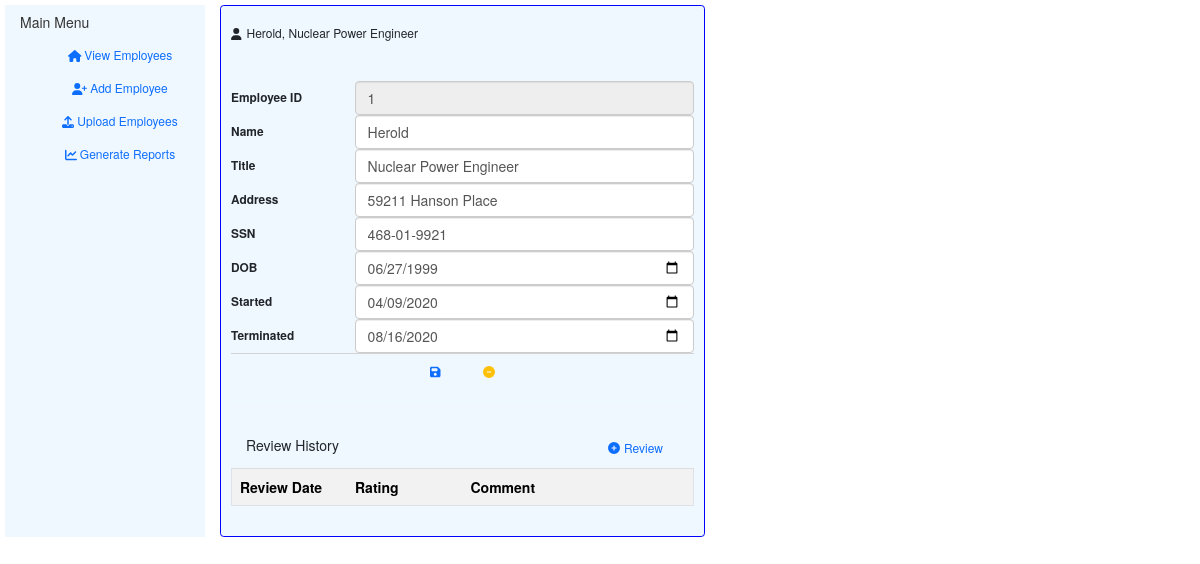
Screenshot of /edit/1 with the database file from the repository.
### models.py (models this page shows)
class Employee(Model):
    id = IntegerField(primary_key=True)
    name = CharField()
    address=CharField(null=True)
    ssn=CharField(null=True)
    dob = DateField()
    title=CharField()
    started=DateField()
    ended=DateField(null=True)
    class Meta:
        database = db
        db_table = 'Employee'

### app.py (the view, shortened to what this page needs)
@app.route('/edit/<int:id>', methods=['GET', 'POST'])
def edit(id):
    return render_template('edit.html', id=id, reviews=get_reviews(id), employee=get_employee(id))

### models.py (called while the page is built)
def get_employee(id):
    e = (Employee.select(Employee, fn.Max(Review.review_date).alias("last_review"))
            .join(Review, JOIN.LEFT_OUTER)
            .where(Employee.id == id)
            .group_by(Employee))
    if len(e)>0:
        return e[0]
    return None

def get_reviews(id):
    return (Review().select().where(Review.employee_id==id).order_by(Review.review_date.desc()))

### templates/edit.html (shortened to what this page needs)
{% extends "base.html" %}
{% block content %}
    <div class="col-6 card h-100" style="background-color:aliceblue;border: 1px solid blue;">
        <div class="card-body">
            <h6 class="card-title">
                <i style="margin-right:5px;" class="fa fa-user"></i>{{ employee.name }}, {{ employee.title }}
            </h6>
            <hr/>
            <form method="POST">
                <div class="card-text small">
                    <table style="width: 100%;">
                        <tr>
                            <th>Employee ID</th>
                            <td><input id="id" type="text" disabled="disabled" name="id" class="form-control"
                                       value="{{ employee.id }}"></td>
                        </tr>
                        <tr>
                            <th>Name</th>
                            <td><input id="name" type="text" name="name" class="form-control"
                                       value="{{ employee.name }}"></td>
                        </tr>
                        <tr>
                            <th>Title</th>
                            <td><input id="title" type="text" name="title" class="form-control"
                                       value="{{ employee.title }}"></td>
                        </tr>
                        <tr>
                            <th>Address</th>
                            <td><input type="text" id="address" name="address" class="form-control"
                                       value="{{ employee.address }}"></td>
                        </tr>
                        <tr>
                            <th>SSN</th>
                            <td><input id="ssn" type="text" name="ssn" class="form-control"
                                       value="{{ employee.ssn }}"></td>
                        </tr>
                        <tr>
                            <th>DOB</th>
                            <td><input type="date" id="dob" name="dob" value="{{ employee.dob }}"
                                       class="form-control"></td>
                        </tr>
                        <tr>
                            <th>Started</th>
                            <td><input type="date" id="started" name="started"
                                       value="{{ employee.started }}" class="form-control"
                                       required></td>
                        </tr>
                        <tr>
                            <th>Terminated</th>
                            <td><input type="date" id="ended" name="ended"
                                       value="{{ employee.ended }}" class="form-control"></td>
                        </tr>
                    </table>
                </div>
                <div class="container-fluid button-container">
                    <div style="float:left;margin-top:3px;" class="text-center">
                        <button type="submit"
                                title="Save {{ employee.name }}"
                                class="btn btn-sm btn-outline-primary card_button">
                            <i class="fa fa-save"></i></button>
                        <button onclick="cancel()"
                                title="Cancel"
                                class="btn btn-sm btn-outline-warning card_button">
                            <i class="fa fa-minus-circle"></i></button>
                    </div>
                </div>
                <div>
                    <hr/>
                    <div class="container-fluid">
                        <h5 style="float:left;">Review History</h5>
                        <a class="btn btn-sm btn-outline-primary"
                           style="float:right; margin:5px;"
                           href="{{ url_for('review',id=employee.id)}}"><i class="fa fa-plus-circle" style="margin-right: 4px;"></i>Review</a>
                    </div>
                    <table class="border table table-striped" style="width:100%;">
                        <tr>
                            <th style="width: 25%;">Review Date</th>
                            <th style="width: 25%;">Rating</th>
                            <th style="width: 50%;">Comment</th>
                        </tr>
                    </table>
                </div>
            </form>
        </div>
    </div>
{% endblock %}

### static/styles.css (style rules this page uses)
.card_button { width: 50px; }
.button-container { border-top:1px solid lightgray; display: flex; align-items: center; justify-content: center; margin-bottom:3px; }

### rows the page displays
Employee: name "Herold", title "Nuclear Power Engineer", id "1", address "59211 Hanson Place", ssn "468-01-9921", dob "06/27/1999", started "04/09/2020", ended "08/16/2020"
